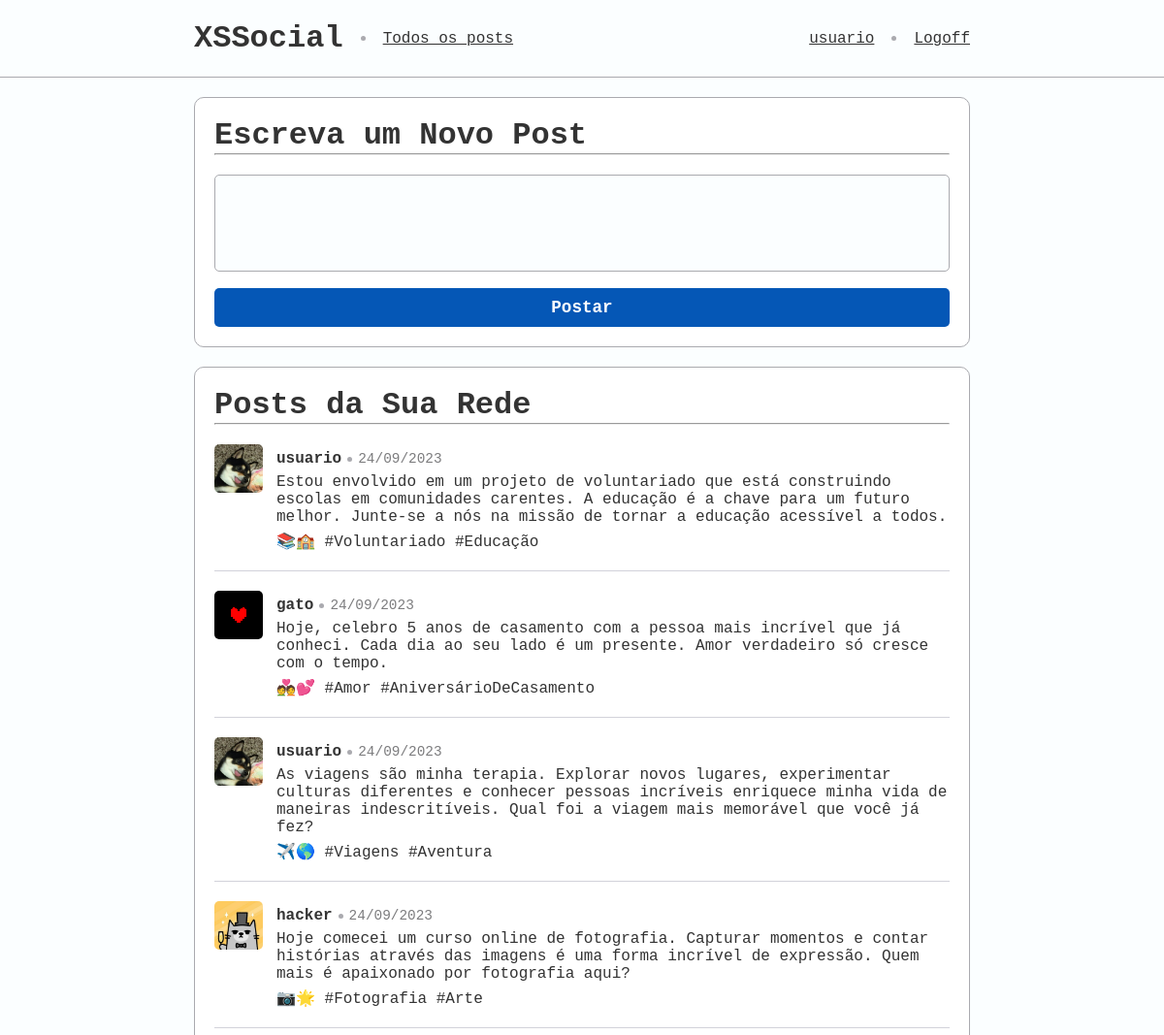
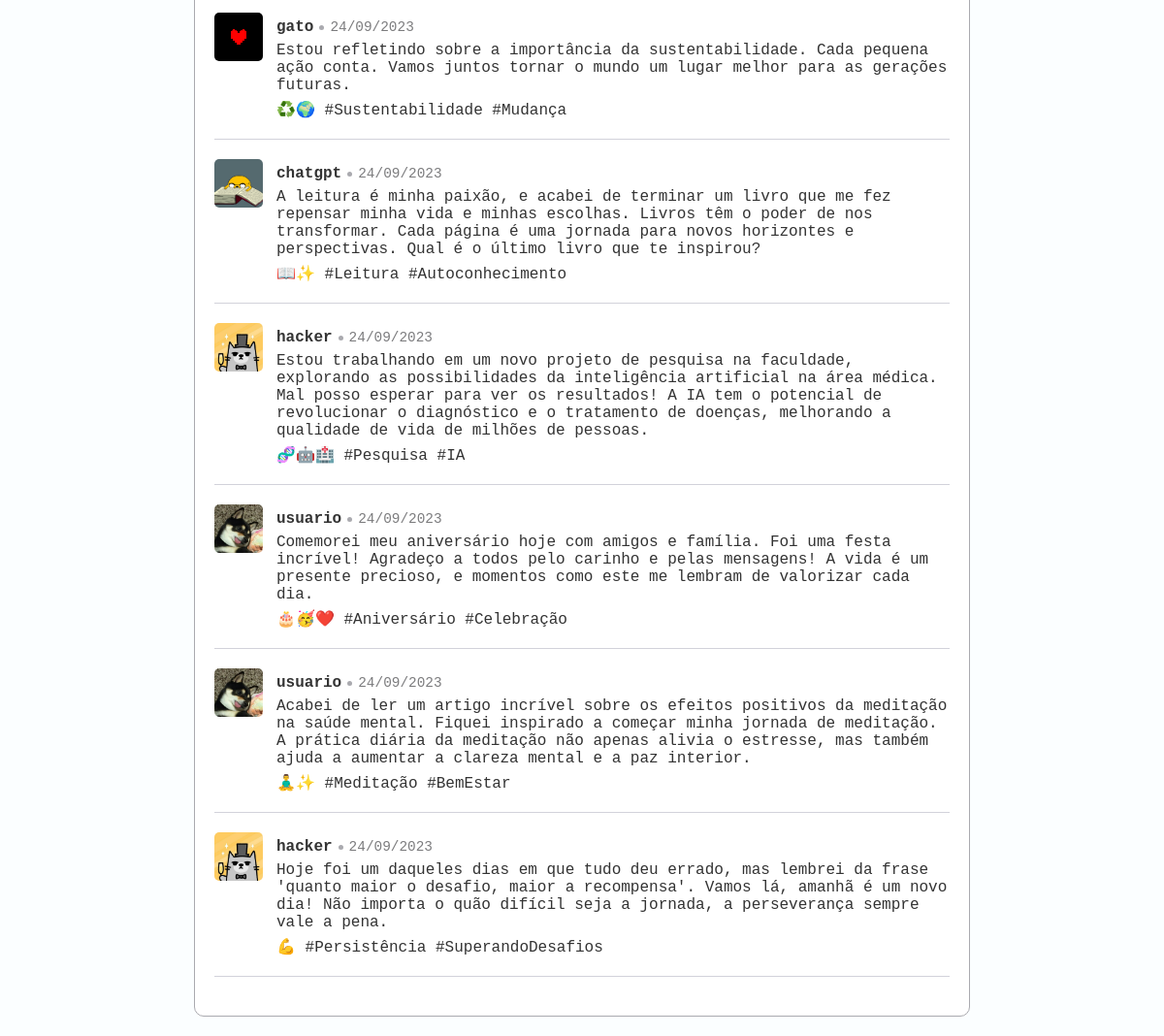
/posts.php (signed in), run on the app's committed database (2 pictures, top to bottom).
### tables this page shows
CREATE TABLE usuarios (
	id INT PRIMARY KEY AUTO_INCREMENT,
    username VARCHAR(20) NOT NULL,
    senha VARCHAR(40) NOT NULL,
    foto VARCHAR(50) NOT NULL,
    criado TIMESTAMP DEFAULT CURRENT_TIMESTAMP
);

CREATE TABLE posts (
	id INT PRIMARY KEY AUTO_INCREMENT,
    usuario INT NOT NULL,
    CONSTRAINT fk_usuario FOREIGN KEY (usuario)
    REFERENCES usuarios (id),
    conteudo VARCHAR(500),
    criado TIMESTAMP DEFAULT CURRENT_TIMESTAMP
);

### src/posts.php (the view, shortened to what this page needs)
<?php
$id_usuario = $_SESSION['id'];
$mysqli = new mysqli("localhost", "root", "", "xss_server");
$result = $mysqli->query("SELECT username FROM usuarios WHERE id = {$id_usuario};");
$row = $result->fetch_row();
$username = $row[0];
$posts = array();
$result = $mysqli->query("SELECT posts.id, usuarios.username, usuarios.foto, posts.conteudo, posts.criado FROM posts
                          INNER JOIN usuarios ON usuarios.id = posts.usuario
                          ORDER BY posts.criado DESC;");
while ($row = $result->fetch_row()) {
    $post = array(
        "id"        => $row[0],
        "username"  => $row[1],
        "foto"      => $row[2],
        "conteudo"  => explode("\n", $row[3]),
        "criado"    => new DateTime($row[4])
    );
    array_push($posts, $post);
}
?>
<!DOCTYPE html>
<html lang="pt-br">
<head>
    <link rel="stylesheet" href="/styles/geral.css">
    <link rel="stylesheet" href="/styles/form.css">
    <link rel="stylesheet" href="/styles/posts.css">
</head>
<body>
    <nav>
        <div class="content">
            <div class="content_container">
                <h1>XSSocial</h1>
                <span class="divisor"></span>
                <a href="/posts.php">Todos os posts</a>
            </div>
            <div class="content_container">
                <?php echo "<a href=\"/\">{$username}</a>"; ?>
                <span class="divisor"></span>
                <a href="/logoff.php">Logoff</a>
            </div>
        </div>
    </nav>
    <main>
        <div class="content">
            <div class="container">
                <div class="titulo">
                    <h1>Escreva um Novo Post</h1>
                    <hr>
                </div>
                <form action="/posts.php" method="post">
                    <div class="form-input">
                        <textarea name="conteudo" id="conteudo" size="500"></textarea>
                    </div>
                    <button type="Submit">Postar</button>
                </form>
            </div>
            <div class="container">
                <div class="titulo">
                    <h1>Posts da Sua Rede</h1>
                    <hr>
                </div>
                <div class="posts">
                    <?php
                    foreach ($posts as $post) {
                    echo "<div class=\"post\">
                        <div class=\"post-imagem\">
                            <img src=\"/imgs/{$post["foto"]}\" alt=\"{$post["username"]}\">
                        </div>
                        <div class=\"post-conteudo\">
                            <div class=\"post-usuario\">
                                <span class=\"post-username\">{$post["username"]}</span>
                                <span class=\"divisor\"></span>
                                <span class=\"post-criado\">{$post["criado"]->format("d/m/Y")}</span>
                            </div>
                            <div class=\"post-texto\">";
                    foreach($post["conteudo"] as $p) {
                        echo "<p class=\"post-paragrafo\">{$p}</p>";
                    }
                    echo "</div>
                        </div>
                    </div>";
                    }
                    ?>
                </div>
            </div>
        </div>
    </main>
</body>
</html>

### src/styles/geral.css (style rules this page uses)
* { margin: 0; padding: 0; box-sizing: border-box; }
body, input, button, textarea { font-family: 'Courier New', Courier, monospace; background-color: #fbfeff; color: #333; }
.content { max-width: 800px; margin: 0 auto; }
nav { height: 80px; border-bottom: 1px solid #AAAAAF; margin-bottom: 20px; }
nav .content { height: 100%; display: flex; align-items: center; justify-content: space-between; }
nav h1 { font-size: 2rem; }
nav .content_container { display: flex; align-items: center; gap: 12px; }
nav .content_container a { color: #333; text-decoration: underline; }
.container { width: 100%; padding: 20px; margin-bottom: 20px; border: 1px solid #AAAAAF; border-radius: 10px; background-color: #fff; }
.titulo { margin-bottom: 20px; }
.titulo hr { margin-top: 1px solid #AAAAAF; }
.divisor { display: block; width: 5px; height: 5px; background-color: #AAAAAF; border-radius: 3px; margin: 0 6px; }

### src/styles/form.css (style rules this page uses)
.form-input { width: 100%; margin-bottom: 12px; }
.form-input textarea { width: 100%; height: 100px; padding: 8px; border: 1px solid #AAAAAF; border-radius: 5px; font-size: 1rem; resize: none; }
form button { width: 100%; height: 40px; background-color: #0557b6; border: none; border-radius: 5px; color: #fff; font-size: 1.1rem; font-weight: bold; }

### src/styles/posts.css (style rules this page uses)
.post { width: 100%; margin-bottom: 20px; padding-bottom: 14px; border-bottom: 1px solid #d2d2da; display: grid; grid-template-columns: 64px 1fr; }
.post-imagem img { width: 50px; height: 50px; border-radius: 5px; }
.post-usuario { display: flex; align-items: center; padding: 6px 0; }
.post-username { font-size: 1rem; font-weight: bold; }
.post-criado { font-size: .9rem; color: #7c7c7e; }
.post-texto .post-paragrafo { font-size: 1rem; margin-bottom: 6px; }

### data on the page
usuarios: username "usuario"
posts: usuario.foto (picture), usuario.username "usuario", format "24/09/2023", p "Estou envolvido em um projeto de voluntariado que está construindo escolas em comunidades carentes. A educação é a chave para um futuro melhor. Junte-se a nós na missão de tornar a educação acessível a todos.", p "📚🏫 #Voluntariado #Educação"
posts: usuario.foto (picture), usuario.username "gato", format "24/09/2023", p "Hoje, celebro 5 anos de casamento com a pessoa mais incrível que já conheci. Cada dia ao seu lado é um presente. Amor verdadeiro só cresce com o tempo.", p "💑💕 #Amor #AniversárioDeCasamento"
posts: usuario.foto (picture), usuario.username "usuario", format "24/09/2023", p "As viagens são minha terapia. Explorar novos lugares, experimentar culturas diferentes e conhecer pessoas incríveis enriquece minha vida de maneiras indescritíveis. Qual foi a viagem mais memorável que você já fez?", p "✈️🌎 #Viagens #Aventura"
posts: usuario.foto (picture), usuario.username "hacker", format "24/09/2023", p "Hoje comecei um curso online de fotografia. Capturar momentos e contar histórias através das imagens é uma forma incrível de expressão. Quem mais é apaixonado por fotografia aqui?", p "📷🌟 #Fotografia #Arte"
posts: usuario.foto (picture), usuario.username "gato", format "24/09/2023", p "Estou refletindo sobre a importância da sustentabilidade. Cada pequena ação conta. Vamos juntos tornar o mundo um lugar melhor para as gerações futuras.", p "♻️🌍 #Sustentabilidade #Mudança"
posts: usuario.foto (picture), usuario.username "chatgpt", format "24/09/2023", p "A leitura é minha paixão, e acabei de terminar um livro que me fez repensar minha vida e minhas escolhas. Livros têm o poder de nos transformar. Cada página é uma jornada para novos horizontes e perspectivas. Qual é o último livro que te inspirou?", p "📖✨ #Leitura #Autoconhecimento"
posts: usuario.foto (picture), usuario.username "hacker", format "24/09/2023", p "Estou trabalhando em um novo projeto de pesquisa na faculdade, explorando as possibilidades da inteligência artificial na área médica. Mal posso esperar para ver os resultados! A IA tem o potencial de revolucionar o diagnóstico e o tratamento de doenças, melhorando a qualidade de vida de milhões de pessoas.", p "🧬🤖🏥 #Pesquisa #IA"
posts: usuario.foto (picture), usuario.username "usuario", format "24/09/2023", p "Comemorei meu aniversário hoje com amigos e família. Foi uma festa incrível! Agradeço a todos pelo carinho e pelas mensagens! A vida é um presente precioso, e momentos como este me lembram de valorizar cada dia.", p "🎂🥳❤️ #Aniversário #Celebração"
posts: usuario.foto (picture), usuario.username "usuario", format "24/09/2023", p "Acabei de ler um artigo incrível sobre os efeitos positivos da meditação na saúde mental. Fiquei inspirado a começar minha jornada de meditação. A prática diária da meditação não apenas alivia o estresse, mas também ajuda a aumentar a clareza mental e a paz interior.", p "🧘‍♂️✨ #Meditação #BemEstar"
posts: usuario.foto (picture), usuario.username "hacker", format "24/09/2023", p "Hoje foi um daqueles dias em que tudo deu errado, mas lembrei da frase 'quanto maior o desafio, maior a recompensa'. Vamos lá, amanhã é um novo dia! Não importa o quão difícil seja a jornada, a perseverança sempre vale a pena.", p "💪 #Persistência #SuperandoDesafios"
